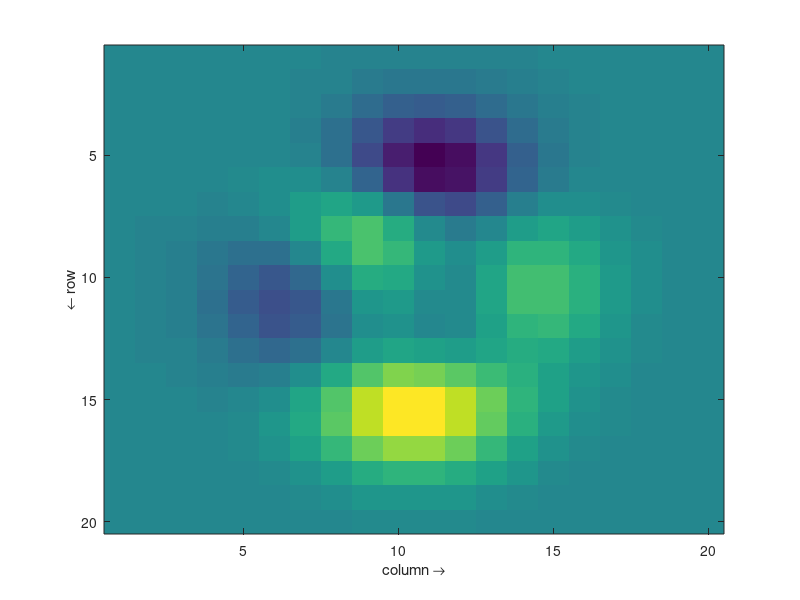

The MATLAB script that drew this image: (Note: this script raises an error after producing the figure.)
%% |tile| documentation
% |tile| determines indices for dividing a matrix into multiple tiles. 
% 
% <CDT_Contents.html Back to Climate Data Tools Contents>.
%% Syntax 
% 
%  [row,col] = tile(A,maxsiz) 
%  [row,col] = tile(siz,maxsiz)
%  [row,col] = tile(...,'overlap',overlap)
%  [row,col,h_rect,h_txt] = tile(...,'show')
%  
%% Description
% 
% |[row,col] = tile(A,maxsiz)| returns subscript indices |row| and |col| that can
% be used to divide matrix |A| into tiles, each having a maximum size% |maxsiz|. |maxsiz|
% can be a scalar to describe the side dimenions of a square tile, or
% |maxsiz| can be a two-element array to limit tile sizes to rectangular dimensions.
% Outputs |row| and |col| are cell arrays, each cell containing the range of
% subscript indices of one tile of |A|. |A| can be a 2D or 3D matrix, but
% if |A| is a 3D matrix, only its first two dimensions are considered in the tiling
% calculations. 
% 
% |[row,col] = tile(siz,maxsiz)| tiles a matrix of size |siz| into tiles of
% maximum dimensions |maxsiz|. 
% 
% |[row,col] = tile(...,'overlap',overlap)| specifies the number of rows and
% columns by which the tiles overlap. overlap can be a scalar or a two-element 
% array. 
% 
% |[row,col,h_rect,h_txt] = tile(...,'show')| displays numbered rectangles on
% a plot, showing the tiles. Optional outputs |h_rect| and |h_txt| are handles
% of the plotted rectangles and text labels. 
%
%% Examples
% Suppose you have this 20x20 matrix: 

Y = peaks(20); 

imagesc(Y)
xlabel 'column \rightarrow'
ylabel '\leftarrow row' 

%% 
% But 20x20 is too big for whatever processing algorithm you want to apply to
% |Y|. It would require too much memory to process the entire matrix at
% once, so you want to break it up into smaller, bite-size pieces no bigger
% than 5x5 each. Here's how to do that: 

[row,col] = tile(Y,5);

%%
% Now we have |row| and |col|, which as you can see: 

whos row col

%% 
% are each 4x4 cell arrays. Each cell contains the row or column indices 
% that describe a single tile of |Y|. So for example, the row indices of
% the first tile of |Y| are given by 

row{1}

%% 
% Show all the tiles and their numbers atop the plot of the matrix |Y| by 
% including the |'show'| option when you call |tile|:

tile(20,5,'show');
title 'tile numbers'

%% 
% The figure above shows that as we would expect, breaking the 20x20 matrix
% |Y| into tiles, each no larger than 5 rows by 5 columns, results in 16
% square tiles. Now it's easy to extract a single tile. For example, to
% show tile number 10, use |Y(row{10},col{10})|, like this: 

figure
imagesc(col{10},row{10},Y(row{10},col{10}))

title 'tile 10'
xlabel 'column \rightarrow'
ylabel '\leftarrow row' 

%% Uneven sizes
% What if the size of |Y| isn't perfectly divisible by the maximum tile
% size? In that case, the resulting tiles will have different sizes. 
%
% What if the maximum tile size you want isn't square? In that case, specify
% the maximum tile size in the form |[maxrow maxcol]|. 
% 
% Here's how to specify a maximum tile size that isn't square, and that
% doesn't evenly divide the matrix |Y|: 

figure
imagesc(Y)
xlabel 'column \rightarrow'
ylabel '\leftarrow row' 

tile(Y,[9 4],'show');

%% Specifying overlap 
% For some applications it's necessary to have overlapping tiles. Here's
% how to add an extra row and column to each tile, such that they overlap: 

figure
imagesc(Y)
xlabel 'column \rightarrow'
ylabel '\leftarrow row' 

tile(Y,[9 6],'overlap',1,'show');

%% Process a 2D grid
% Suppose you have a big 2160x4320 dataset and you want to process it in 
% tiles no larger than 300x300. Load the dataset and get the rows |r| and
% columns |c| of each tile: 

load global_topography.mat

[r,c] = tile(Z,300); 

%% 
% To process the 2D matrix |Z| in tiles, we'll loop through each of the
% 8x15=120 tiles, and we'll process each tile individually. In this
% example, let's say the processing we want to do is flip each tile upside
% down. Start by preallocating |Zf|, then operate on each tile:  

% Preallocate the output grid: 
Zf = nan(size(Z)); 

% Loop through each tile: 
for k = 1:numel(r)
   Zf(r{k},c{k}) = flipud(Z(r{k},c{k})); 
end

figure
imagescn(lon,lat,Zf) 
cmocean('topo','pivot')
xlabel 'longitude'
ylabel 'latitude'
title 'each tile flipped upside down'

%% Operate on a 3D matrix
% The |tile| function was designed primarily to help with large 3D gridded
% time series that can sometimes strain the limits of your computer's
% memory. To illustrate how to use this function on such datasets, we'll
% operate on a relatively small gridded time series, the monthly surface
% pressure dataset that comes with CDT:

sp = ncread('ERA_Interim_2017.nc','sp');
lat = ncread('ERA_Interim_2017.nc','latitude');
lon = ncread('ERA_Interim_2017.nc','longitude');

%%
% The surface pressure dataset is 480x241x12. That "12" at the end
% corresponds to each of the 12 months of 2017. 
% 
% What did the median surface pressure look like in 2017? For a small
% dataset like this we can simply do

spm = median(sp,3); 

%% 
% but if the |sp| dataset were much larger we might need to break it into
% tiles. To break it into tiles, say each no larger than 50x50, get the
% rows and columns of each tile like this: 

[r,c] = tile(sp,50); 

%% 
% Then to compute the median of |sp| along its third dimension, do
% something similar to the 2D example above, but add an extra |,:| in the
% indices to indicate "these rows, these columns, and everything along the
% third dimension". 
% 
% Begin by preallocating |spm|, then calculate the median along the third
% dimension of each tile: 

% Preallocate: 
spm = nan(length(lon),length(lat)); 

% Loop through each tile: 
for k = 1:numel(r) 
   spm(r{k},c{k}) = median(sp(r{k},c{k},:),3); 
end

%%
% Plot the 2017 median surface pressure, which we just computed in tiles: 

figure
imagescn(lon,lat,spm')
cmocean tempo % sets the colormap 

%% 
% It looks about right, but we can verify that the tiled solution matches
% the all-at-once solution like this

isequal(spm,median(sp,3))

%% 
% The |1|, or |true| value says yes, the tiled soltuion matches the
% non-tiled solution. 

%% Author Info
% This function is part of the <http://www.github.com/chadagreene/CDT Climate Data Toolbox for Matlab>.
% The function and supporting documentation were written by Chad A. Greene
% of the University of Texas at Austin. 